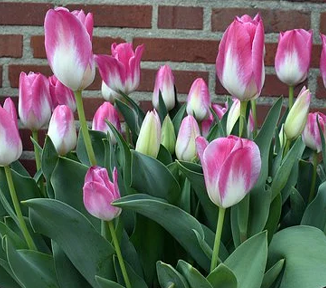
#> input picture img2.png, 326 x 288 px
$ python main.py
#> lines starting #> are read from the running program, lines starting #| are printed output that depends on the picture
#Image color analysis with K-Means Clustering algorithm

#required libraires
#scikit-learn, matplotlib, opencv-python, numpy
#pip install scikit-learn, matplotlib, opencv-python, numpy

#What is K-Mean clustering
#K-Mean clustering Algorithm
#Color Analysis with K-Mean Clustering


from collections import Counter
from configparser import Interpolation
from sklearn.cluster import KMeans
from matplotlib import colors
import matplotlib.pyplot as plt
import numpy as np
import cv2

img_name = 'img2.png'
raw_img = cv2.imread(img_name)
#> raw_img is the input picture: shape (288, 326, 3); mean B, G, R 95.2, 99.5, 102.8
raw_img = cv2.cvtColor(raw_img, cv2.COLOR_BGR2RGB)
print(raw_img.shape[0])
#| 288
print(raw_img.shape[1])
#| 326

def rgb_to_hex(rgb_color):
    hex_color = "#"
    for i in rgb_color:
        i = int(i)
        hex_color += ("{:02x}".format(i))
    return hex_color

img = cv2.resize(raw_img, (900, 600), interpolation = cv2.INTER_AREA)
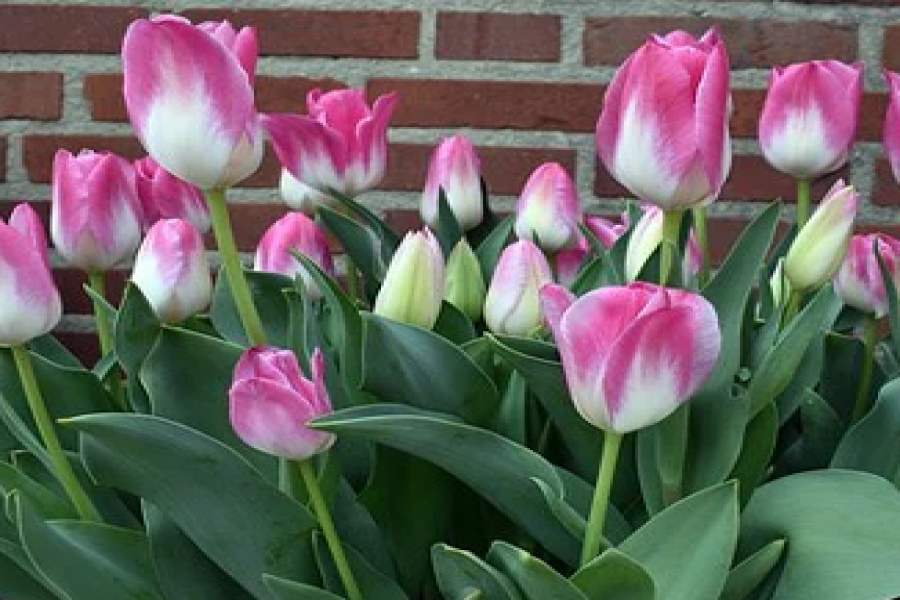
#> img: shape (600, 900, 3); mean R, G, B 102.7, 99.5, 95.2
img = img.reshape(img.shape[0]*img.shape[1], 3)

clf = KMeans(n_clusters =5)
color_labels = clf.fit_predict(img)
center_colors = clf.cluster_centers_
counts = Counter(color_labels)
#> counts = {0: 98401, 1: 62050, 4: 178209, 2: 133229, 3: 68111}
ordered_colors = [center_colors[i] for i in counts.keys()]
#> ordered_colors = [[121.9, 141.1, 123.8], [206.5, 185, 203.8], [78.67, 82.97, 68.03], [28.87, 55.83, 32.52], [187.2, 89.81, 147.8]]
hex_colors = [rgb_to_hex(ordered_colors[i]) for i in counts.keys()]
#> the loop in rgb_to_hex, `for i in rgb_color:` made 3 passes
#> (i, hex_color) on passes 1 to 3: (121, '#79'), (141, '#798d'), (123, '#798d7b')
#> the loop in rgb_to_hex (call 2), `for i in rgb_color:` made 3 passes
#> (i, hex_color) on passes 1 to 3: (206, '#ce'), (185, '#ceb9'), (203, '#ceb9cb')
#> hex_colors = ['#798d7b', '#ceb9cb', '#bb5993', '#4e5244', '#1c3720']
plt.figure(figsize = (12, 8))
plt.pie(counts.values(), labels = hex_colors, colors = hex_colors)
plt.savefig(f"{img_name[:-4]}-analysis.png")
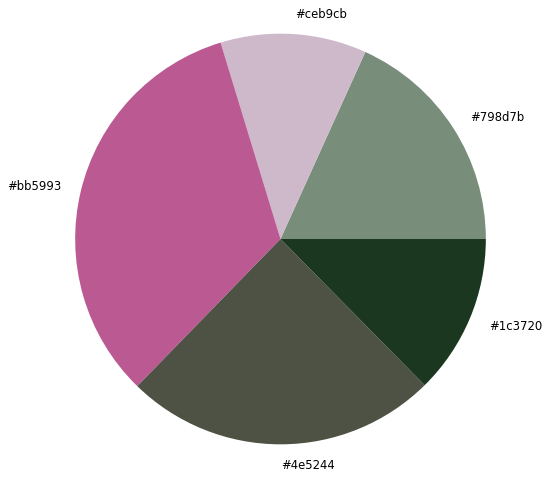
#> figure drawn by matplotlib, 1 panel
print(hex_colors)
#| ['#798d7b', '#ceb9cb', '#bb5993', '#4e5244', '#1c3720']

$ run again, with img1.png copied over img2.png
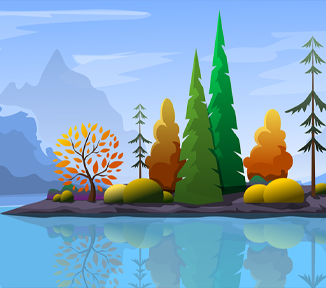
#> input picture img1.png, 326 x 288 px
#> raw_img is the input picture: shape (288, 326, 3); mean B, G, R 187.8, 165.7, 129.1
#| 288
#| 326
#> `img = cv2.resize(raw_img, (900, 600), interpolation = cv2.INTER_AREA)`:
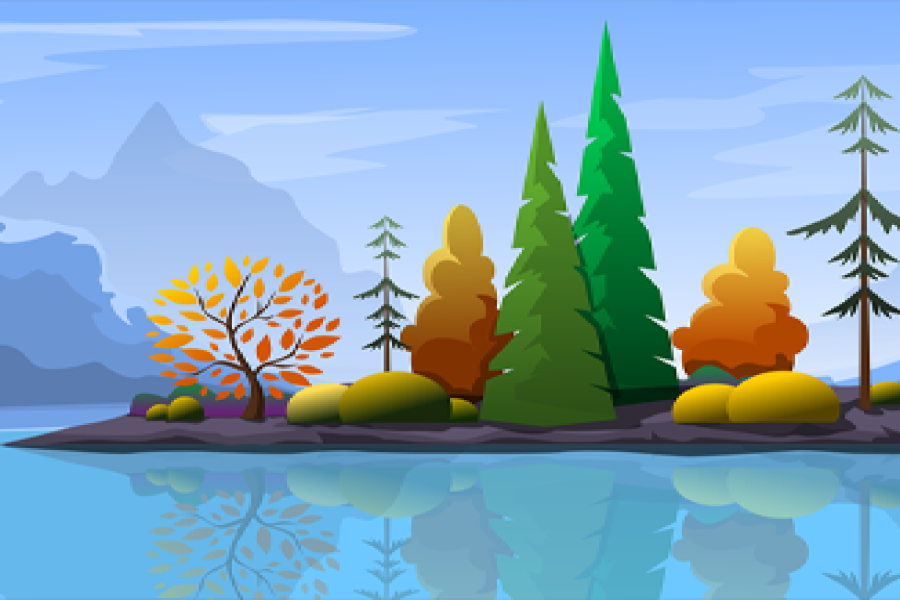
#> img: shape (600, 900, 3); mean R, G, B 129.1, 165.7, 187.8
#> counts = {2: 166962, 0: 242168, 1: 40869, 4: 54871, 3: 35130}
#> ordered_colors = [[105.1, 169.9, 208.9], [165.8, 200.3, 251.2], [33.37, 112.7, 38.64], [70.4, 63.09, 58.54], [193.7, 129.1, 25.68]]
#> the loop in rgb_to_hex, `for i in rgb_color:` made 3 passes
#> (i, hex_color) on passes 1 to 3: (33, '#21'), (112, '#2170'), (38, '#217026')
#> the loop in rgb_to_hex (call 2), `for i in rgb_color:` made 3 passes
#> (i, hex_color) on passes 1 to 3: (105, '#69'), (169, '#69a9'), (208, '#69a9d0')
#> hex_colors = ['#217026', '#69a9d0', '#a5c8fb', '#c18119', '#463f3a']
#> `plt.savefig(f"{img_name[:-4]}-analysis.png")`:
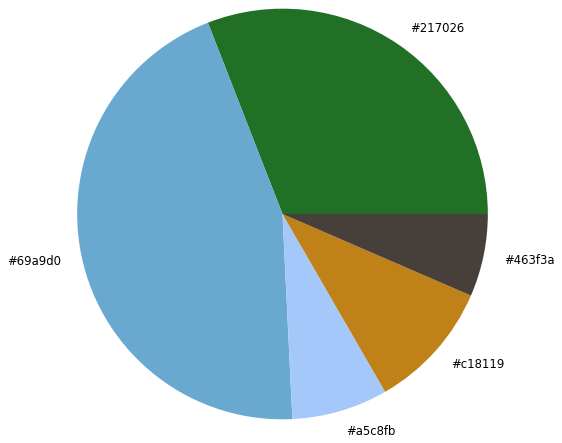
#> figure drawn by matplotlib, 1 panel
#| ['#217026', '#69a9d0', '#a5c8fb', '#c18119', '#463f3a']
